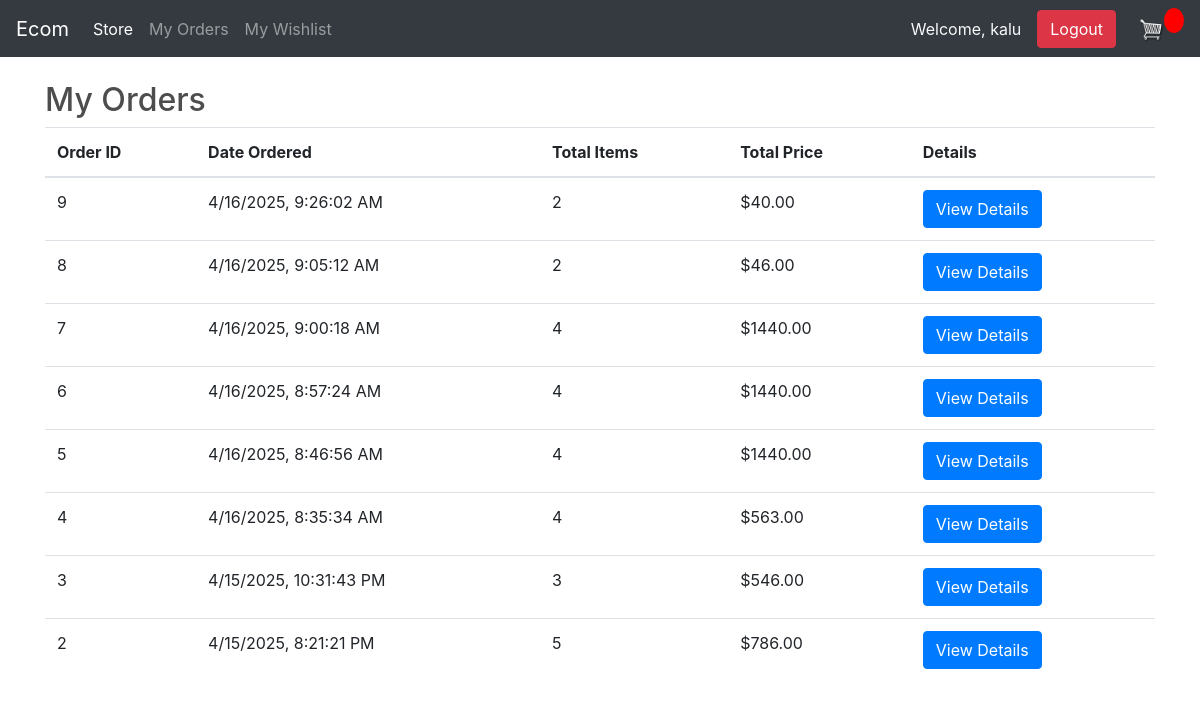
Page /my-orders/ (signed in) on the committed database.
### store/models.py (models this page shows, shortened)
class Order(models.Model):
    customer = models.ForeignKey(Customer, on_delete=models.SET_NULL, null=True, blank=True)
    date_ordered = models.DateTimeField(auto_now_add=True)
    complete = models.BooleanField(default=False)
    transaction_id = models.CharField(max_length=100, null=True)
    @property
    def get_cart_total(self):
        order_items = self.orderitem_set.all()
        return sum([item.get_total for item in order_items])
    @property
    def get_cart_items(self):
        order_items = self.orderitem_set.all()
        return sum([item.quantity for item in order_items])

class OrderItem(models.Model):
	product = models.ForeignKey(Product, on_delete=models.SET_NULL, null=True)
	order = models.ForeignKey(Order, on_delete=models.SET_NULL, null=True)
	quantity = models.IntegerField(default=0, null=True, blank=True)
	date_added = models.DateTimeField(auto_now_add=True)
	@property
	def get_total(self):
		total = self.product.price * self.quantity
		return total

class Product(models.Model):
    name = models.CharField(max_length=200)
    price = models.DecimalField(max_digits=10, decimal_places=2)
    digital = models.BooleanField(default=False, null=True, blank=True)
    category = models.ForeignKey(Category, on_delete=models.SET_NULL, null=True, blank=True)
    image = models.ImageField(null=True, blank=True, upload_to='products/')  # Add image field

### store/views.py (the view)
# urls.py: path('my-orders/', views.my_orders, name='my_orders'),
@login_required
def my_orders(request):
    customer = request.user.customer
    timezone.activate(customer.timezone)  # Activate the user's time zone
    orders = Order.objects.filter(customer=customer, complete=True).order_by('-date_ordered')
    context = {'orders': orders}
    return render(request, 'store/my_orders.html', context)

### store/templates/store/my_orders.html (shortened to what this page needs)
{% extends 'store/main.html' %}
{% block content %}
    <h2>My Orders</h2>
    {% if orders %}
        <table class="table">
            <thead>
                <tr>
                    <th>Order ID</th>
                    <th>Date Ordered</th>
                    <th>Total Items</th>
                    <th>Total Price</th>
                    <th>Details</th>
                </tr>
            </thead>
            <tbody>
                {% for order in orders %}
                <tr>
                    <td>{{ order.id }}</td>
                    <td class="order-time" data-utc="{{ order.date_ordered|date:'c' }}"></td>
                    <td>{{ order.get_cart_items }}</td>
                    <td>${{ order.get_cart_total }}</td>
                    <td>
                        <a href="{% url 'order_details' order.id %}" class="btn btn-primary">View Details</a>
                    </td>
                </tr>
                {% endfor %}
            </tbody>
        </table>
    {% else %}
        <p>You have no completed orders.</p>
    {% endif %}
{% endblock content %}

### store/templates/store/main.html (shortened to what this page needs)
<!DOCTYPE html>
{% load static %}
<html lang="en">
<head>
    <link rel="stylesheet" type="text/css" href="{% static 'css/style.css' %}">
    <link rel="stylesheet" href="https://stackpath.bootstrapcdn.com/bootstrap/4.4.1/css/bootstrap.min.css">
</head>
<body>
  <nav class="navbar navbar-expand-lg navbar-dark bg-dark">
    <a class="navbar-brand" href="{% url 'store' %}">Ecom</a>
    <div class="collapse navbar-collapse" id="navbarSupportedContent">
        <ul class="navbar-nav mr-auto">
            <li class="nav-item active">
                <a class="nav-link" href="{% url 'store' %}">Store <span class="sr-only">(current)</span></a>
            </li>
            <li class="nav-item">
                <a class="nav-link" href="{% url 'my_orders' %}">My Orders</a>
            </li>
            <li class="nav-item">
                <a class="nav-link" href="{% url 'wishlist' %}">My Wishlist</a>
            </li>
        </ul>
        <div class="form-inline my-2 my-lg-0">
            {% if user.is_authenticated %}
                <span class="navbar-text text-light mr-3">Welcome, {{ user.username }}</span>
                <form method="POST" action="{% url 'logout' %}" style="display: inline;">
                    <button type="submit" class="btn btn-danger mr-2">Logout</button>
                </form>
            {% else %}
                <a href="{% url 'login' %}" class="btn btn-warning mr-2">Login</a>
                <a href="{% url 'register' %}" class="btn btn-success mr-2">Register</a>
            {% endif %}
            <a href="{% url 'cart' %}">
                <img id="cart-icon" src="{% static 'images/cart.png' %}">
            </a>
            <p id="cart-total">{{ order.get_cart_items }}</p>
        </div>
    </div>
</nav>
     <div class="container">
            <br>
            {% block content %}
            {% endblock content %}
         </div>
</body>
</html>

### static/css/style.css (style rules this page uses)
body { background-color: hsl(0, 0%, 98%); }
h1, h2, h3, h4, h5, h6 { color: hsl(0, 0%, 30%); }
.bg-dark { background-color: #4f868c !important; }
#cart-icon { width: 25px; display: inline-block; margin-left: 15px; }
#cart-total { display: block; text-align: center; color: #fff; background-color: red; width: 20px; height: 25px; border-radius: 50%; font-size: 14px; }
.btn { border-radius: 0; }

### rows in the picture
Order: id "9", get_cart_items "2", get_cart_total "40.00"
Order: id "8", get_cart_items "2", get_cart_total "46.00"
Order: id "7", get_cart_items "4", get_cart_total "1440.00"
Order: id "6", get_cart_items "4", get_cart_total "1440.00"
Order: id "5", get_cart_items "4", get_cart_total "1440.00"
Order: id "4", get_cart_items "4", get_cart_total "563.00"
Order: id "3", get_cart_items "3", get_cart_total "546.00"
Order: id "2", get_cart_items "5", get_cart_total "786.00"

### other values in the picture
{{ user.username }} "kalu"
